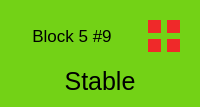
               <widget class="QWidget" name="cell_n9" native="true">
                <property name="styleSheet">
                 <string notr="true">background-color: rgb(115, 210, 22);
border-color: rgb(255, 255, 255);</string>
                </property>
                <layout class="QGridLayout" name="gridLayout_19">
                 <item row="0" column="0">
                  <widget class="QLabel" name="n9">
                   <property name="font">
                    <font>
                     <pointsize>13</pointsize>
                    </font>
                   </property>
                   <property name="text">
                    <string>Block 5 #9</string>
                   </property>
                   <property name="alignment">
                    <set>Qt::AlignCenter</set>
                   </property>
                  </widget>
                 </item>
                 <item row="0" column="1">
                  <widget class="QWidget" name="w9" native="true">
                   <property name="sizePolicy">
                    <sizepolicy hsizetype="Fixed" vsizetype="Fixed">
                     <horstretch>0</horstretch>
                     <verstretch>0</verstretch>
                    </sizepolicy>
                   </property>
                   <property name="minimumSize">
                    <size>
                     <width>50</width>
                     <height>50</height>
                    </size>
                   </property>
                   <property name="maximumSize">
                    <size>
                     <width>50</width>
                     <height>50</height>
                    </size>
                   </property>
                   <layout class="QGridLayout" name="gridLayout_20">
                    <item row="0" column="0">
                     <widget class="QWidget" name="n9_mainsys" native="true">
                      <property name="styleSheet">
                       <string notr="true">background-color: rgb(239, 41, 41);</string>
                      </property>
                     </widget>
                    </item>
                    <item row="0" column="1">
                     <widget class="QWidget" name="n9_mainradar" native="true">
                      <property name="styleSheet">
                       <string notr="true">background-color: rgb(239, 41, 41);</string>
                      </property>
                     </widget>
                    </item>
                    <item row="1" column="0">
                     <widget class="QWidget" name="n9_subsys" native="true">
                      <property name="styleSheet">
                       <string notr="true">background-color: rgb(239, 41, 41);</string>
                      </property>
                     </widget>
                    </item>
                    <item row="1" column="1">
                     <widget class="QWidget" name="n9_subradar" native="true">
                      <property name="styleSheet">
                       <string notr="true">background-color: rgb(239, 41, 41);</string>
                      </property>
                     </widget>
                    </item>
                   </layout>
                  </widget>
                 </item>
                 <item row="1" column="0" colspan="2">
                  <widget class="QLabel" name="n9_display">
                   <property name="font">
                    <font>
                     <pointsize>19</pointsize>
                    </font>
                   </property>
                   <property name="styleSheet">
                    <string notr="true">border-color: rgb(255, 255, 255);</string>
                   </property>
                   <property name="text">
                    <string>Stable</string>
                   </property>
                   <property name="alignment">
                    <set>Qt::AlignCenter</set>
                   </property>
                  </widget>
                 </item>
                </layout>
               </widget>
